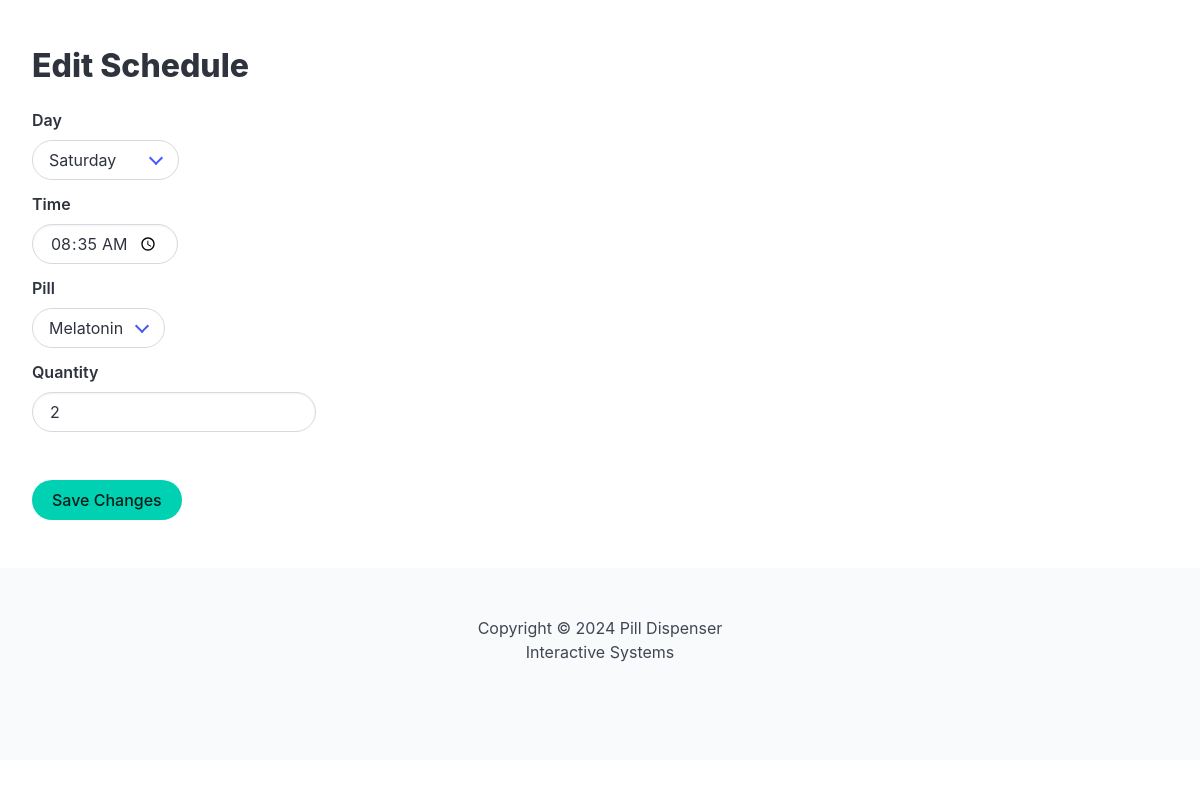
Page /edit_schedule/1 on the committed database.
### app.py (models this page shows)
class Schedule(db.Model):
    id = db.Column(db.Integer, primary_key=True)
    day = db.Column(db.String(10), nullable=False)
    time = db.Column(db.String(5), nullable=False)
    quantity = db.Column(db.Integer, nullable=False, default=1)
    pill_id = db.Column(db.Integer, db.ForeignKey('pill.id'), nullable=False)
    logs = db.relationship('Log', backref='schedule', lazy=True)

class Pill(db.Model):
    id = db.Column(db.Integer, primary_key=True)
    name = db.Column(db.String(100), nullable=False)
    dosage = db.Column(db.String(20), nullable=False)
    tank = db.Column(db.String(1), nullable=False, default='a')
    schedules = db.relationship('Schedule', backref='pill', lazy=True)

### app.py (the view, shortened to what this page needs)
@app.route('/edit_schedule/<int:schedule_id>', methods=['GET', 'POST'])
def edit_schedule(schedule_id):
    schedule = Schedule.query.get_or_404(schedule_id)
    pills = Pill.query.all()
    return render_template('edit_schedule.html', schedule=schedule, pills=pills)

### templates/edit_schedule.html (shortened to what this page needs)
{% extends 'base.html' %}
{% block body %}
<section class="mt-6">
    <h1 class="title">Edit Schedule</h1>
    <form action="/edit_schedule/{{ schedule.id }}" method="POST">
        <div class="field">
            <label for="day" class="label">Day</label>
            <div class="select is-rounded">
                <select id="day" name="day" required>
                    <option value="Saturday" {% if schedule.day == 'Saturday' %} selected {% endif %}>Saturday</option>
                </select>
            </div>
        </div>
        <div class="field">
            <label for="time" class="label">Time</label>
            <input class="input is-rounded" style="width: max-content;" type="time" id="time" name="time" value="{{ schedule.time }}">
        </div>
        <div class="field">
            <label for="pill" class="label">Pill</label>
            <div class="select is-rounded">
                <select id="pill" name="pill_id" required>
                    {% for pill in pills %}
                        <option value="{{ pill.id }}" {% if pill.id == schedule.pill_id %} selected {% endif %}>{{ pill.name }}</option>
                    {% endfor %}
                </select>
            </div>
        </div>
        <div class="field">
            <label for="quantity" class="label">Quantity</label>
            <input class="input is-rounded" style="width: max-content;" type="number" id="quantity" name="quantity" min="1" value="{{ schedule.quantity }}" required><br><br>
        </div>
        <button type="submit" class="button is-primary is-rounded mt-3">Save Changes</button>
    </form>
</section>
{% endblock %}

### static/css/main.css (style rules this page uses)
* { -webkit-box-sizing: border-box; -moz-box-sizing: border-box; box-sizing: border-box; }

### rows in the picture
Schedule: day "Saturday", time "08:35", pill_id "Melatonin", quantity "2"
